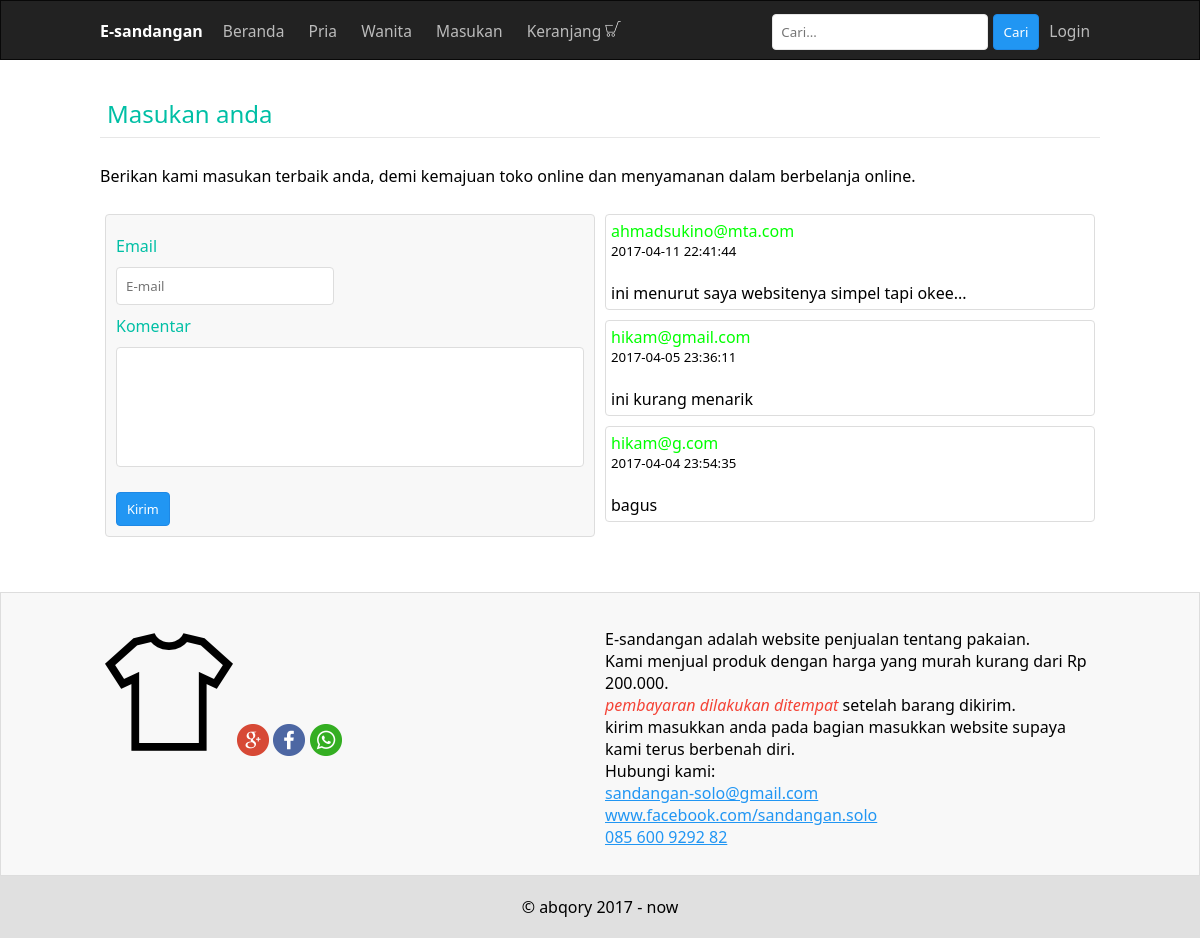
The app's page /masukan.php with its own data.
### tables this page shows
CREATE TABLE `komentar` (
  `id` int(11) NOT NULL,
  `email` varchar(30) NOT NULL,
  `komentar` text NOT NULL,
  `waktu` timestamp NOT NULL DEFAULT CURRENT_TIMESTAMP ON UPDATE CURRENT_TIMESTAMP
);

### modul/conn_inc.php (called while the page is built, shortened)
<?php
$conn = mysqli_connect('localhost','root','','datapro');
function masukan(){
	$query = "SELECT * FROM komentar ORDER BY id DESC LIMIT 8";
	return result($query);
}
function result($query){
	global $conn;
	if($result = mysqli_query($conn, $query)){
		return $result;
	}
}
 ?>

### masukan.php (the view, shortened to what this page needs)
<?php
require_once 'modul/view.php';
$masukan = masukan();
 ?>
<div class="konten">
<div class="r">
	<div class="label">Masukan anda</div>
	<br>
	<p>Berikan kami masukan terbaik anda, demi kemajuan toko online dan menyamanan dalam berbelanja online.</p>
	<br>
	<div class="kol-2">
	<?php echo '
		<form method="post" action="'.komen($conn).'" class="form full">
			<label for="">Email</label>
			<input type="email" name="email" class="input" placeholder="E-mail">
			<label for="" >Komentar</label>
			<textarea name="komen" class="text"></textarea>
			<label for=""></label>
			<button type="submit" name="kirim" class="tmbl biru">Kirim</button>
		</form>
		 '; ?>
	</div>
	<div class="kol-2">
<?php while($row = mysqli_fetch_assoc($masukan)){ ?>
		<div class="posting">
			<b><?= $row['email'] ?></b>
			<h5><?= $row['waktu'] ?></h5> <br>
			<p><?= $row['komentar'] ?></p>
		</div>
<?php } ?>
	</div>
</div>
</div>

### modul/hikam.css (style rules this page uses)
* { margin: 0; padding: 0; font-family: sans-serif; font-weight: normal; text-decoration: none; max-width: 100% !important; box-sizing: border-box; }
.konten { width: 1000px; margin: 0 auto; }
.kol-2 { float: left; width: 50%; padding: 5px; }
.full { width: 100%; }
label { display: block; padding: 2px 0px 5px 0px; }
textarea { resize: none; min-height: 100px; }
.form { padding: 10px; border: 1px solid #ddd; background-color: #f8f8f8; border-radius: 4px; overflow: hidden; }
.input, .text { padding: 9px; background-color: #fff; border: 1px solid #ddd; border-radius: 4px; transition: 0.3s; }
.text { resize: none; min-height: 100px; }
.posting { padding: 5px; background-color: #fff; border:1px solid #ddd; border-radius: 4px; width: 100%; margin-bottom: 10px; }
.posting b { display: block; color: lime; }
.tmbl { padding: 9px 13px; border: none; font-size: 0.8em; border-radius: 4px; }
.biru { background-color: #2196f3; color: #fff; border: 1px solid #1E88E5; }

### modul/style.css (style rules this page uses)
* { margin: 0; padding: 0; font-family: "Segoe UI", sans-serif; font-weight: normal; box-sizing: border-box; text-decoration: none; }
body { font-size: 16px; }
.konten { width: 1000px; margin: 0 auto; }
input, textarea, button { padding: 8px; border-radius: 4px; }
input, textarea { border: 1px solid #e7e7e7; }
button { cursor: pointer; }
.r { width: 100%; overflow: hidden; margin-top: 30px; }
.tmbl { padding: 7px 10px; border: none; font-size: 0.8em; border-radius: 4px; }
.biru { background-color: #2196f3; color: #fff; border: 1px solid #1E88E5; }
label { display: block; padding: 5px 0px; margin: 5px 0px; color: #00BFA5; clear: both; }
textarea { resize: none; width: 100%; height: 120px; }
.label { margin: 0px 0px 5px 0px; border-bottom: 1px solid #e7e7e7; padding: 7px; font-size: 1.5em; display: block; color: #00BFA5; }

### records on screen
komentar: email "ahmadsukino@mta.com", waktu "2017-04-11 22:41:44", komentar "ini menurut saya websitenya simpel tapi okee..."
komentar: email "hikam@gmail.com", waktu "2017-04-05 23:36:11", komentar "ini kurang menarik"
komentar: email "hikam@g.com", waktu "2017-04-04 23:54:35", komentar "bagus"
